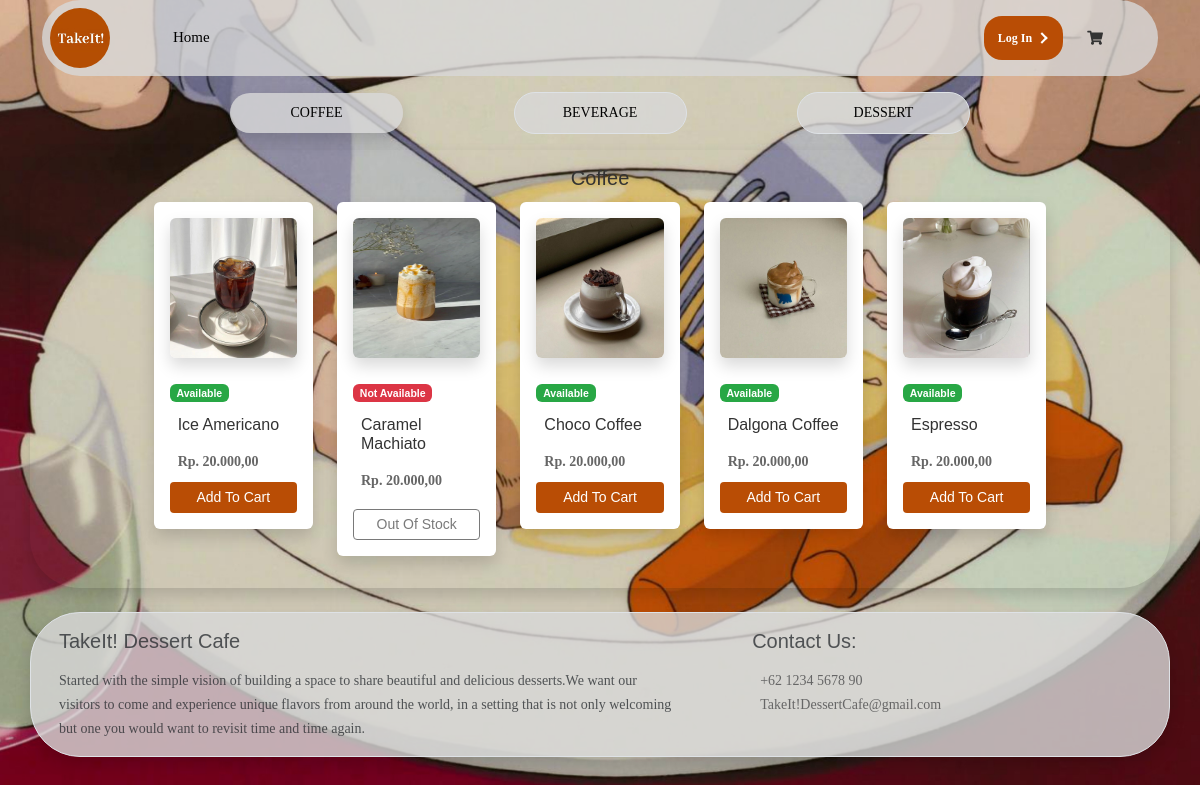
/dashboard/index.php, run on the app's committed database.
### tables this page shows
CREATE TABLE `tb_masakan` (
  `id_masakan` int(11) NOT NULL,
  `kategori_masakan` varchar(128) NOT NULL,
  `nama_masakan` varchar(128) NOT NULL,
  `harga_masakan` int(128) NOT NULL,
  `foto` varchar(255) NOT NULL,
  `status_masakan` int(1) NOT NULL
);

### dashboard/fungsi/rupiah.php (called while the page is built)
<?php
function rupiah($angka) {
	$hasil_rupiah = number_format($angka,2,',','.');
	return $hasil_rupiah;
}
?>

### dashboard/admin/index.php (the view, shortened to what this page needs)
<link rel="stylesheet" href="/dashboard/assets/css/custom.css">
<link rel="stylesheet" href="/auth/css/util.css">
<div class="container mt-3">
  <div class="col">
    <div class="row text-center align-items-center">
      <div class="col-sm-4 mb-3 flex-r">
        <a href="#" class="w-50 p-2 abu pter text-decoration-none text-black bo-sisi shadow">COFFEE</a>
      </div>
      <div class="col-sm-4 mb-3 flex-c">
        <a href="index.php?noCoffee" class="w-50 border p-2 abu pter text-decoration-none text-black bo-sisi">BEVERAGE</a>
      </div>
      <div class="col-sm-4 mb-3 flex-l">
        <a href="index.php?dessert" class="w-50 border p-2 abu pter text-decoration-none text-black bo-sisi">DESSERT</a>
      </div>
    </div>
  </div>
</div>
<div class="container shadow b-r-navbar">
  <div class="row p-3">
    <div class="container-title text-center">
      <h4 class="mb-2 fs-20">Coffee</h4>
    </div>
    <div class="col-md-12">
      <div class="row p-1 flex-c">
        <?php
        $query = "SELECT * FROM tb_masakan WHERE kategori_masakan='Coffee' ORDER BY id_masakan LIMIT 5";
        $sql = mysqli_query($kon, $query);
        while ($data = mysqli_fetch_array($sql)) :
        ?>
          <div class="col-lg-2 mb-1 ">
            <div class="shadow p-3 mb-2 bg-white rounded">
              <img class="card-img-top shadow mb-4 bg-white rounded" height="140" src="assets/image/Coffee/<?= $data['foto'] ?>" alt="Card image cap">
              <div class="card-body">
                <div class="mb-1">
                  <?php if ($data['status_masakan'] == 1) : ?>
                    <span class="badge badge-success">Available</span>
                  <?php else : ?>
                    <span class="badge badge-danger">Not Available</span>
                  <?php endif; ?>
                </div>
                <h4 class="card-title fs-16 p-2" style="text-transform: capitalize;"><?= $data['nama_masakan'] ?></h4>
                <?php
                $harga = $data['harga_masakan'];
                ?>
                <p class="card-text p-2 fs-14"><strong>Rp. <?= rupiah($harga) ?></strong></p>
              </div>
              <?php if ($data['status_masakan'] == 1) : ?>
                <button type="button" class="btn btn-sm btn-block text-white" style="background-color: #b94d05;" data-toggle="modal" data-target="#masakan_<?= $data['id_masakan']; ?>">
                  Add To Cart
                </button>
              <?php else : ?>
                <a href="#" class="btn btn-grey btn-sm btn-block disabled mt-2">Out Of Stock</a>
              <?php endif; ?>
            </div>
          </div>
        <?php endwhile; ?>
      </div>
    </div>
  </div>
</div>

### dashboard/header.php (shortened to what this page needs)
<?php
include 'fungsi/rupiah.php';
?>
<!doctype html>
<html lang="en">
<head>
  <link rel="stylesheet" href="https://stackpath.bootstrapcdn.com/bootstrap/4.4.1/css/bootstrap.min.css">
  <link href="https://cdn.jsdelivr.net/npm/bootstrap@5.3.2/dist/css/bootstrap.min.css" rel="stylesheet">
  <link rel="stylesheet" type="text/css" href="https://cdn.datatables.net/v/bs4/dt-1.10.20/datatables.min.css" />
  <link rel="stylesheet" href="../dashboard/assets/css/custom.css">
  <link rel="stylesheet" href="assets/fontawesome-pro/css/all.min.css">
  <link rel="stylesheet" href="../auth/css/util.css">
  <link rel="stylesheet" href="/auth/css/main.css">
</head>
<body>
  <?php
  $color = "#D9D9D9CC";
  $level = $_SESSION['level'];
  $htm = 'text-dark';
  ?>
  <div class="container">
    <nav class="navbar navbar-expand-md b-r-navbar p-2" style="background-color: <?= $color ?>;">
      <img src="assets/image/logo.jpg" class="wrap-pic-cir pter" alt="" width="60" height="60" class="mb-1">
      <div class="col text-right">
        <div class="row flex-r">
          <div class="container">
            <div class="collapse navbar-collapse text-center" id="navbarSupportedContent">
              <ul class="navbar-nav mr-auto ml-3">
                <?php
                if (isset($_GET['home'])) {
                  $home = "active";
                } elseif (isset($_GET['dashboard'])) {
                  $dash = "active";
                } elseif (isset($_GET['laporan'])) {
                  $lap = "active";
                } elseif (isset($_GET['order'])) {
                  $or = "active";
                } elseif (isset($_GET['user'])) {
                  $us = "active";
                } elseif (isset($_GET['makanan'])) {
                  $m = "active";
                } elseif (isset($_GET['minuman'])) {
                  $m = "active";
                } elseif (isset($_GET['transaksi'])) {
                  $tran = "active";
                } else {
                  $home = "active";
                }
                ?>
                <?php if ($level == "Admin") : ?>
                  <a class="nav-link nav-item p-2 <?= $dash, $htm ?>" href="index.php?dashboard">Home <span class="sr-only">(current)</span></a>
                  <a class="nav-link nav-item p-2 <?= $m, $htm ?>" href="index.php?dtCoffee">Menu</a>
                  <a class="nav-link nav-item p-2 <?= $us, $htm ?>" href="index.php?user">User Data</a>
                  <a class="nav-link nav-item p-2 <?= $lap, $htm ?>" href="index.php?laporan">Report <span class="sr-only">(current)</span></a>
                <?php elseif ($level == "Owner") : ?>
                  <a class="nav-link nav-item p-2 <?= $dash, $htm ?>" href="index.php?dashboard">Home <span class="sr-only">(current)</span></a>
                  <a class="nav-link nav-item p-2 <?= $lap, $htm ?>" href="index.php?laporan">Report <span class="sr-only">(current)</span></a>
                <?php elseif ($level == "Customer" || $level == "") : ?>
                  <a class="nav-link ml-3 fs-15 text-center p-2 <?= $home ?>" href="index.php"><span class="mr-2 ml-2">Home</span></a>
                <?php endif; ?>
              </ul>
              <ul class="navbar-nav">
                <?php if ($_SESSION['level'] == "") : ?>
                  <li class="nav-item dropdown align-items-center flex-c">
                    <a href="../auth/index.php" class="btn-lgn mr-2">
                      Log In
                      <div class="arrow-wrapper">
                        <div class="arrow"></div>
                      </div>
                    </a>
                <?php endif; ?>
                <?php if ($level !== "Owner" && $level !== "Admin") : ?>
                  <a class="nav-link mr-3 hov-pointer" data-toggle="modal" data-target=".bd-example-modal-xl">
                    <i class="fa fa-shopping-cart p-2"></i>
                  </a>
                <?php endif; ?>
                </li>
              </ul>
            </div>
          </div>
        </div>
      </div>
    </nav>
  </div>

### dashboard/index.php (shortened to what this page needs)
<?php
include 'header.php';
if (isset($_GET['registrasi'])) {
	include 'admin/registrasi.php';
} elseif (isset($_GET['user'])) {
	include 'admin/data_user.php';
} elseif (isset($_GET['tambah_makanan'])) {
	include 'admin/tambah_makanan.php';
} elseif (isset($_GET['ubah_makanan'])) {
	include 'admin/ubah_makanan.php';
} elseif (isset($_GET['ubah_user'])) {
	include 'admin/ubah_user.php';
} elseif (isset($_GET['order'])) {
	include 'admin/data_order.php';
} elseif (isset($_GET['transaksi'])) {
	include 'admin/transaksi.php';
} elseif (isset($_GET['meja'])) {
	include 'admin/transaksi.php';
} elseif (isset($_GET['dashboard'])) {
	include 'admin/dashboard.php';
} elseif (isset($_GET['laporan'])) {
	include 'admin/laporan.php';
} elseif (isset($_GET['coffee'])) {
	include 'admin/index.php';
} elseif (isset($_GET['noCoffee'])) {
	include 'admin/data_noCoffee.php';
} elseif (isset($_GET['dessert'])) {
	include 'admin/data_dessert.php';
} elseif (isset($_GET['dtCoffee'])) {
	include 'admin/dt_coffee.php';
} elseif (isset($_GET['dtNoCoffee'])) {
	include 'admin/dt_nocoffee.php';
} elseif (isset($_GET['dtDessert'])) {
	include 'admin/dt_dessert.php';
} else {
	include 'admin/index.php';
}
include 'footer.php';

### dashboard/footer.php (shortened to what this page needs)
<?php if ($level == "" || $level == "Customer") : ?>
    <div class="puter container flex-c-sm border mt-4 p-3 b-r-navbar shadow">
        <footer class="align-items-center">
            <div class="row mx-auto">
                <div class="col-lg-7">
                    <h5 class="text-body-secondary mb-3">TakeIt! Dessert Cafe</h5>
                    <p class="text-body-secondary">Started with the simple vision of building a space to share beautiful and delicious desserts.We want our visitors to come and experience unique flavors from around the world, in a setting that is not only welcoming but one you would want to revisit time and time again.</p>
                </div>
                <div class="col ml-sm-5">
                    <div class="text-footer-head">
                        <h5 class="text-body-secondary mb-3">Contact Us:</h5>
                    </div>
                    <div class="text-footer ml-2">
                        <p>+62 1234 5678 90</p>
                        <p>TakeIt!DessertCafe@gmail.com</p>
                    </div>
                </div>
            </div>
        </footer>
    </div>
<?php endif; ?>
</body>
</html>

### dashboard/assets/css/custom.css (style rules this page uses)
body { font-family: Arial, Helvetica, sans-serif; font-size: 0.875rem; background-color: #fff; color: #333; }
.b-r-navbar { border-radius: 50px 50px 50px 50px; }
.abu { background-color: #d9d9d9cc; }
.puter { background-color: #d9d9d9cc; }
.nav-link { border-radius: 12px; transition: 0.5s all ease-in-out; }
.pter { cursor: pointer; transition: 0.1s ease-in-out; }
.btn-lgn { --primary-color: #b94d05; --secondary-color: #fff; --hover-color: #863500; --arrow-width: 10px; --arrow-stroke: 2px; box-sizing: border-box; border: 0; text-decoration: none; border-radius: 18px; color: var(--secondary-color); padding: 12px 14px; background: var(--primary-color); display: flex; transition: 0.2s background; align-items: center; gap: 0.6em; font-size: 12px; font-weight: bold; }
.btn-lgn .arrow-wrapper { display: flex; justify-content: center; align-items: center; }
.btn-lgn .arrow { margin-top: 1px; width: var(--arrow-width); background: var(--primary-color); height: var(--arrow-stroke); position: relative; transition: 0.2s; }
.btn-lgn .arrow::before { content: ""; box-sizing: border-box; position: absolute; border: solid var(--secondary-color); border-width: 0 var(--arrow-stroke) var(--arrow-stroke) 0; display: inline-block; top: -3px; right: 3px; transition: 0.2s; padding: 3px; transform: rotate(-45deg); }

### auth/css/main.css (style rules this page uses)
* { margin: 0px; padding: 0px; box-sizing: border-box; }
body, html { height: 100%; font-family: Helvetica, Arial, sans-serif; }
body { background: url(../images/bg-login.jpg); background-repeat: no-repeat; background-size: cover; background-position: center; }
a { font-family: Poppins-Regular; font-size: 14px; line-height: 1.7; color: #666666; margin: 0px; transition: all 0.4s; -webkit-transition: all 0.4s; -o-transition: all 0.4s; -moz-transition: all 0.4s; }
h1, h2, h3, h4, h5, h6 { margin: 0px; }
p { font-family: Poppins-Regular; font-size: 14px; line-height: 1.7; color: #666666; margin: 0px; }
ul, li { margin: 0px; list-style-type: none; }
button { outline: none !important; border: none; background: transparent; }

### data on the page
tb_masakan: foto (picture), status_masakan "Available", nama_masakan "Ice Americano", harga_masakan "20.000,00"
tb_masakan: foto (picture), status_masakan "Not Available", nama_masakan "Caramel Machiato", harga_masakan "20.000,00"
tb_masakan: foto (picture), status_masakan "Available", nama_masakan "Choco Coffee", harga_masakan "20.000,00"
tb_masakan: foto (picture), status_masakan "Available", nama_masakan "Dalgona Coffee", harga_masakan "20.000,00"
tb_masakan: foto (picture), status_masakan "Available", nama_masakan "Espresso", harga_masakan "20.000,00"
